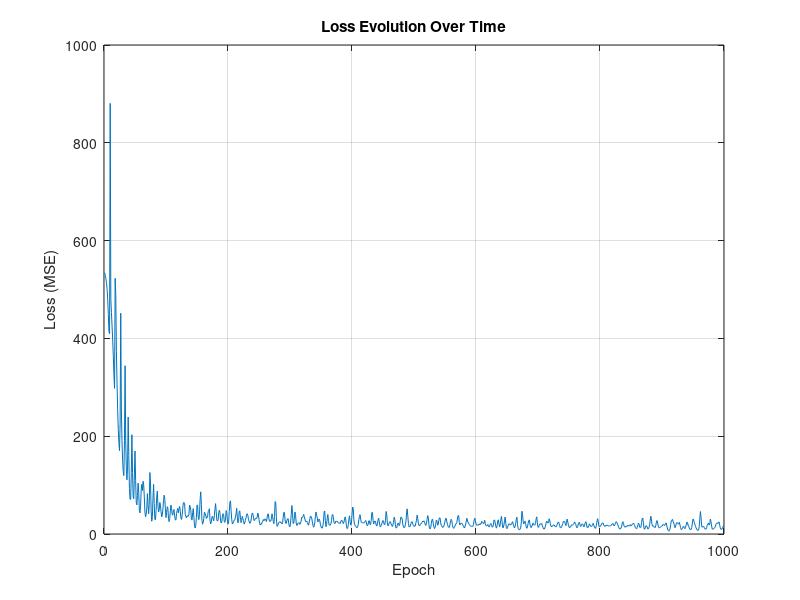
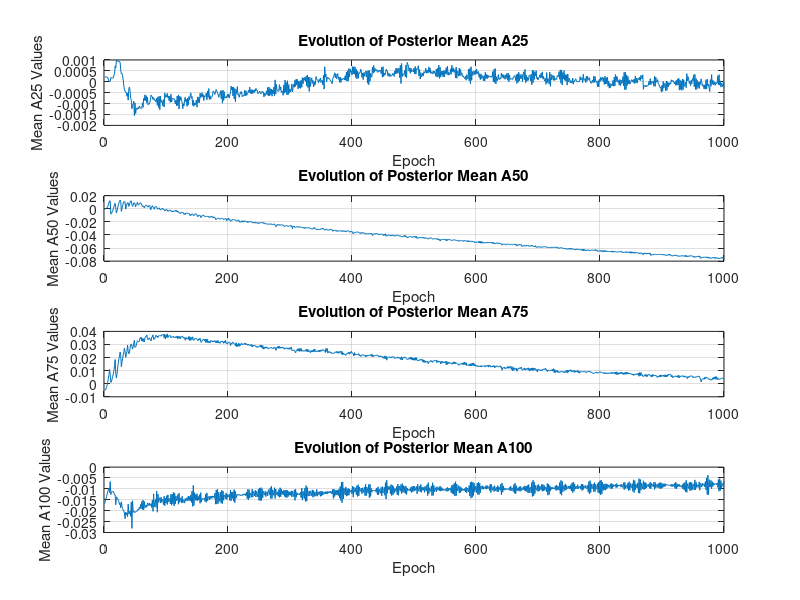
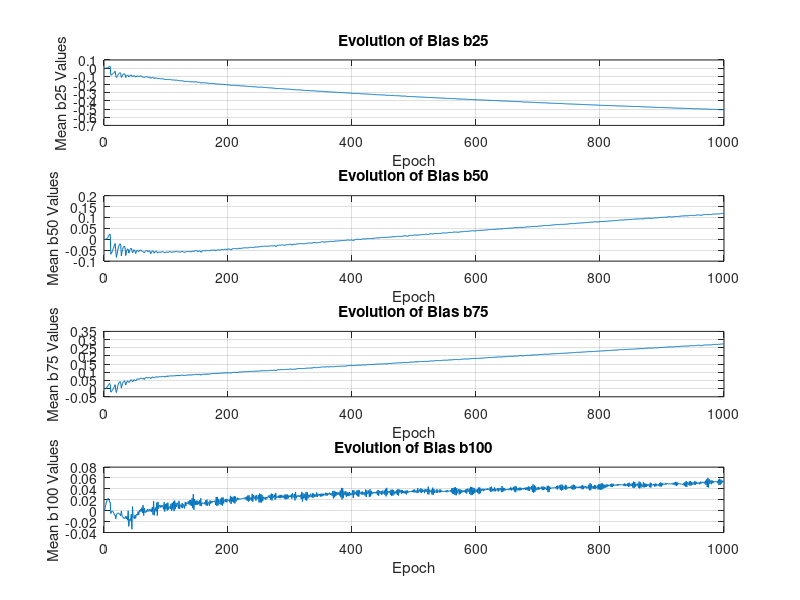

MATLAB code for these plots, in order:
% --- 1. Generate High-Dimensional Synthetic Data ---
N = 500;   % Number of samples
n = 50;    % High-dimensional input features
m = 10;    % Output dimensions
D = 3;     % Number of hidden layers
hidden_sizes = [100, 50, 25];  % Hidden layer sizes

X = randn(N, n);  % High-dimensional input data
w_true = randn(n, m);  % True weights for linear mapping
Y = X * w_true + 0.1 * randn(N, m);  % Linear function with noise

% --- 2. Initialize Deep Neural Network Parameters ---
A = cell(D+1, 1);
B = cell(D+1, 1);
b = cell(D+1, 1);

layer_sizes = [n, hidden_sizes, m];

for d = 1:D+1
    A{d} = randn(layer_sizes(d+1), layer_sizes(d)) * sqrt(2 / (layer_sizes(d) + layer_sizes(d+1)));
    B{d} = ones(layer_sizes(d+1), layer_sizes(d));  % Variance (uncertainty measure)
    b{d} = zeros(1, layer_sizes(d+1));
end

% --- 3. Activation and Loss Functions ---
relu = @(z) max(0, z);
mse_loss = @(Y_pred, Y) mean(sum((Y_pred - Y).^2, 2));  % Ensuring scalar loss

% --- 4. Train Using Martingale Posterior Updates ---
epochs = 1000;
learning_rate = 0.01;
alpha = 0.9;  % Confidence-weighted update factor

A_vals = cell(D+1, 1);
b_vals = cell(D+1, 1);
loss_vals = zeros(epochs, 1);

for d = 1:D+1
    A_vals{d} = zeros([size(A{d}), epochs]);
    b_vals{d} = zeros([size(b{d}), epochs]);
end

for epoch = 1:epochs
    % Forward pass
    H = X;
    activations = cell(D+1, 1);
    for d = 1:D
        H = relu(H * A{d}' + repmat(b{d}, N, 1));
        activations{d} = H;
    end
    Y_pred = H * A{D+1}' + repmat(b{D+1}, N, 1);
    
    % Compute loss
    loss = mse_loss(Y_pred, Y);
    loss_vals(epoch) = loss;
    
    % Store parameter evolution
    for d = 1:D+1
        A_vals{d}(:,:,epoch) = A{d};
        b_vals{d}(:,:,epoch) = b{d};
    end
    
    % Compute gradients
    dY = 2 * (Y_pred - Y) / N;
    dA = cell(D+1, 1);
    db = cell(D+1, 1);
    
    % Backpropagation
    dH = dY;
    for d = D+1:-1:2
        dA{d} = dH' * activations{d-1};
        db{d} = sum(dH, 1);
        dH = (dH * A{d}) .* (activations{d-1} > 0);
    end
    dA{1} = dH' * X;
    db{1} = sum(dH, 1);
    
    % Bayesian Posterior Update (Martingale)
    for d = 1:D+1
        B{d} = alpha * B{d} + (1 - alpha) * abs(dA{d});
        A{d} = A{d} - learning_rate * dA{d} ./ (B{d} + 1e-6);
        b{d} = b{d} - learning_rate * db{d};
    end
    
    if mod(epoch, 100) == 0
        disp(['Epoch: ' num2str(epoch) ', Loss: ' num2str(loss)]);
    end
end

% --- 5. Plot Results ---
figure;
plot(1:epochs, loss_vals);
xlabel('Epoch');
ylabel('Loss (MSE)');
title('Loss Evolution Over Time');
grid on;

figure;
for d = 1:D+1
    subplot(D+1,1,d);
    plot(squeeze(mean(A_vals{d}, [1,2])));
    xlabel('Epoch');
    ylabel(['Mean A' num2str(25*d) ' Values']);
    title(['Evolution of Posterior Mean A' num2str(25*d)]);
    grid on;
end

figure;
for d = 1:D+1
    subplot(D+1,1,d);
    plot(squeeze(mean(b_vals{d}, 2)));
    xlabel('Epoch');
    ylabel(['Mean b' num2str(25*d) ' Values']);
    title(['Evolution of Bias b' num2str(25*d)]);
    grid on;
end
